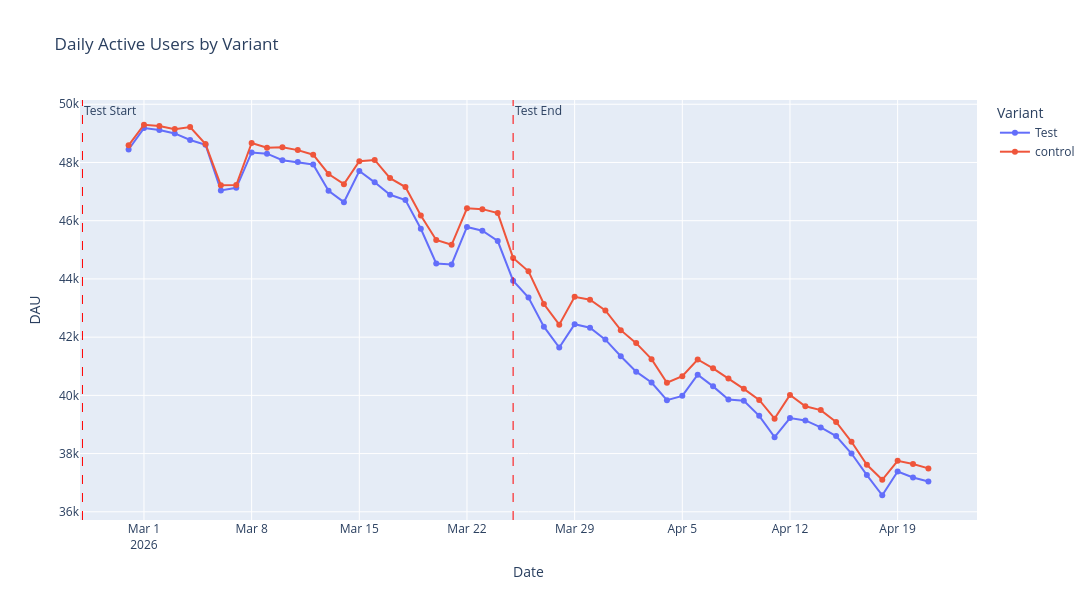

The cell this chart's notebook holds for it:
### Code cell
import plotly.express as px

fig = px.line(data_metrics_dau, x='dt', y='dau', color='variant', 
              title='Daily Active Users by Variant',
              labels={'dt': 'Date', 'dau': 'DAU', 'variant': 'Variant'},
              markers=True,
              width=1200,
              height=600)

fig.add_vline(
    x=pd.Timestamp('2026-02-25').timestamp() * 1000, 
    line_dash='dash', 
    line_color='red', 
    line_width=1,
    annotation_text='Test Start', 
    annotation_position='top right')

fig.add_vline(
    x=pd.Timestamp('2026-03-25').timestamp() * 1000, 
    line_dash='dash', 
    line_color='red', 
    line_width=1,
    annotation_text='Test End', 
    annotation_position='top right')

fig.show()

### Figure 1 — Plotly figure (JSON) as saved in the notebook; plotly's stock layout.template omitted (floating-point values rounded to 4 significant figures)
{"data": [{"hovertemplate": "Variant=Test<br>Date=%{x}<br>DAU=%{y}<extra></extra>", "legendgroup": "Test", "line": {"color": "#636efa", "dash": "solid"}, "marker": {"symbol": "circle"}, "mode": "lines+markers", "name": "Test", "orientation": "v", "showlegend": true, "type": "scatter", "x": ["2026-02-28", "2026-03-01", "2026-03-02", "2026-03-03", "2026-03-04", "2026-03-05", "2026-03-06", "2026-03-07", "2026-03-08", "2026-03-09", "2026-03-10", "2026-03-11", "2026-03-12", "2026-03-13", "2026-03-14", "2026-03-15", "2026-03-16", "2026-03-17", "2026-03-18", "2026-03-19", "2026-03-20", "2026-03-21", "2026-03-22", "2026-03-23", "2026-03-24", "2026-03-25", "2026-03-26", "2026-03-27", "2026-03-28", "2026-03-29", "2026-03-30", "2026-03-31", "2026-04-01", "2026-04-02", "2026-04-03", "2026-04-04", "2026-04-05", "2026-04-06", "2026-04-07", "2026-04-08", "2026-04-09", "2026-04-10", "2026-04-11", "2026-04-12", "2026-04-13", "2026-04-14", "2026-04-15", "2026-04-16", "2026-04-17", "2026-04-18", "2026-04-19", "2026-04-20", "2026-04-21"], "xaxis": "x", "y": [48447, 49182, 49114, 48997, 48771, 48609, 47038, 47131, 48344, 48304, 48076, 48013, 47930, 47029, 46638, 47707, 47318, 46890, 46712, 45722, 44529, 44497, 45784, 45657, 45302, 43938, 43359, 42360, 41643, 42445, 42324, 41915, 41344, 40815, 40443, 39836, 39983, 40709, 40309, 39855, 39814, 39298, 38565, 39221, 39140, 38900, 38600, 38002, 37263, 36569, 37383, 37178, 37040], "yaxis": "y"}, {"hovertemplate": "Variant=control<br>Date=%{x}<br>DAU=%{y}<extra></extra>", "legendgroup": "control", "line": {"color": "#EF553B", "dash": "solid"}, "marker": {"symbol": "circle"}, "mode": "lines+markers", "name": "control", "orientation": "v", "showlegend": true, "type": "scatter", "x": ["2026-02-28", "2026-03-01", "2026-03-02", "2026-03-03", "2026-03-04", "2026-03-05", "2026-03-06", "2026-03-07", "2026-03-08", "2026-03-09", "2026-03-10", "2026-03-11", "2026-03-12", "2026-03-13", "2026-03-14", "2026-03-15", "2026-03-16", "2026-03-17", "2026-03-18", "2026-03-19", "2026-03-20", "2026-03-21", "2026-03-22", "2026-03-23", "2026-03-24", "2026-03-25", "2026-03-26", "2026-03-27", "2026-03-28", "2026-03-29", "2026-03-30", "2026-03-31", "2026-04-01", "2026-04-02", "2026-04-03", "2026-04-04", "2026-04-05", "2026-04-06", "2026-04-07", "2026-04-08", "2026-04-09", "2026-04-10", "2026-04-11", "2026-04-12", "2026-04-13", "2026-04-14", "2026-04-15", "2026-04-16", "2026-04-17", "2026-04-18", "2026-04-19", "2026-04-20", "2026-04-21"], "xaxis": "x", "y": [48588, 49296, 49256, 49146, 49218, 48631, 47217, 47226, 48672, 48510, 48525, 48425, 48267, 47605, 47255, 48046, 48086, 47463, 47157, 46177, 45338, 45173, 46428, 46397, 46261, 44722, 44261, 43137, 42430, 43384, 43286, 42917, 42240, 41795, 41243, 40433, 40659, 41232, 40930, 40578, 40224, 39842, 39201, 40015, 39626, 39494, 39087, 38406, 37616, 37101, 37753, 37640, 37492], "yaxis": "y"}], "layout": {"annotations": [{"showarrow": false, "text": "Test Start", "x": 1771977600000, "xanchor": "left", "xref": "x", "y": 1, "yanchor": "top", "yref": "y domain"}, {"showarrow": false, "text": "Test End", "x": 1774396800000, "xanchor": "left", "xref": "x", "y": 1, "yanchor": "top", "yref": "y domain"}], "height": 600, "legend": {"title": {"text": "Variant"}, "tracegroupgap": 0}, "shapes": [{"line": {"color": "red", "dash": "dash", "width": 1}, "type": "line", "x0": 1771977600000, "x1": 1771977600000, "xref": "x", "y0": 0, "y1": 1, "yref": "y domain"}, {"line": {"color": "red", "dash": "dash", "width": 1}, "type": "line", "x0": 1774396800000, "x1": 1774396800000, "xref": "x", "y0": 0, "y1": 1, "yref": "y domain"}], "title": {"text": "Daily Active Users by Variant"}, "width": 1200, "xaxis": {"anchor": "y", "domain": [0, 1], "title": {"text": "Date"}}, "yaxis": {"anchor": "x", "domain": [0, 1], "title": {"text": "DAU"}}}}
